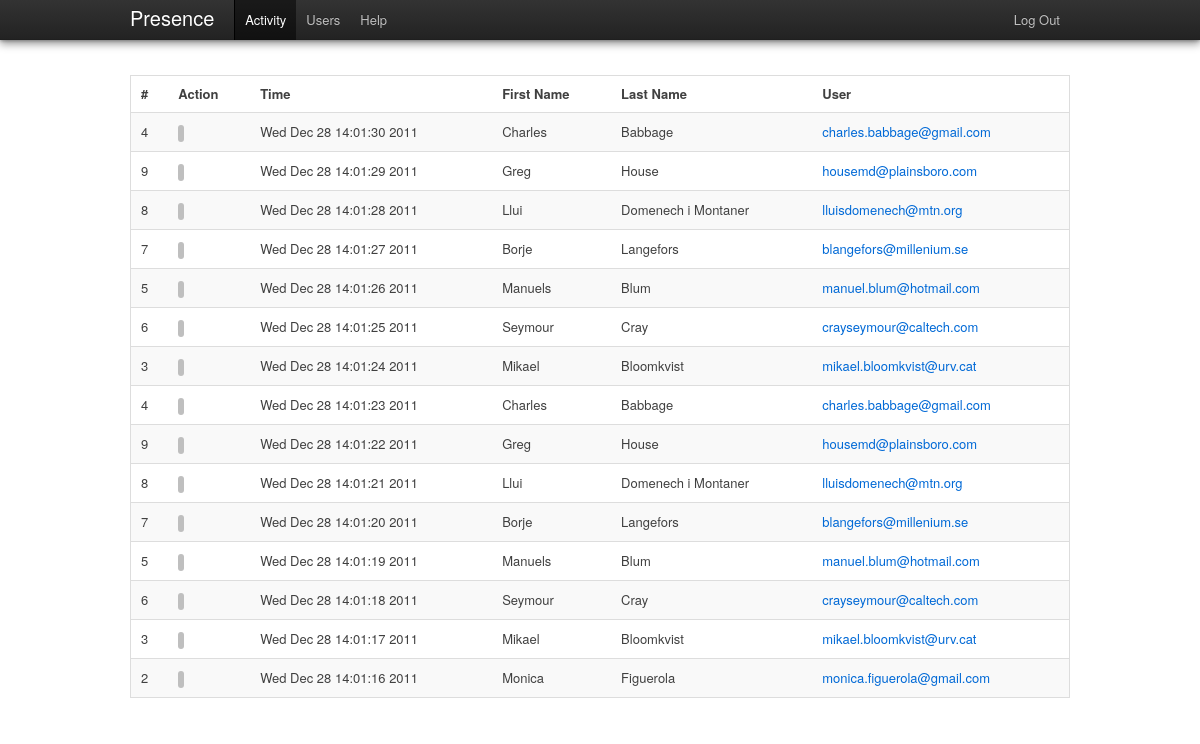
Page /admin/activity/ (signed in) on the earlier database version.
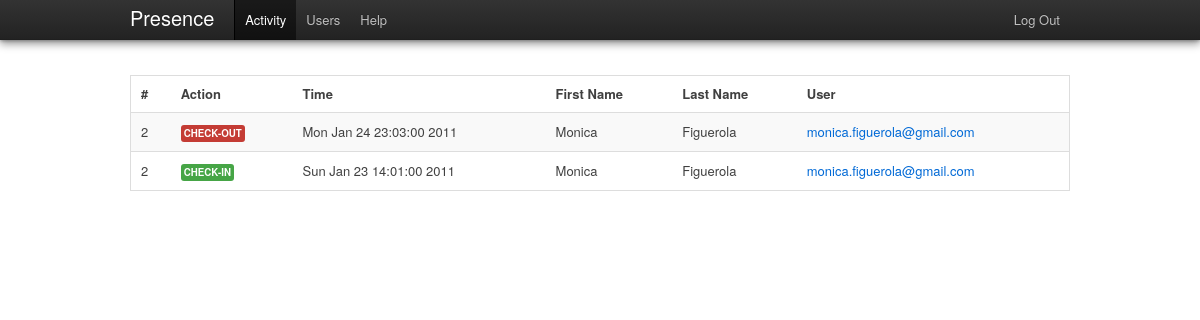
Same page on the later database version.
### tables this page shows
CREATE TABLE IF NOT EXISTS `presence_activity` (
  `id` int(11) NOT NULL AUTO_INCREMENT,
  `userid` varchar(250) NOT NULL,
  `action` varchar(50) NOT NULL,
  `timestamp` int(15) NOT NULL,
  PRIMARY KEY (`id`)
);

CREATE TABLE IF NOT EXISTS `presence_users` (
  `id` int(11) NOT NULL AUTO_INCREMENT,
  `email` varchar(150) NOT NULL,
  `password` varchar(50) NOT NULL,
  `role` varchar(20) NOT NULL,
  `firstname` varchar(200) NOT NULL,
  `lastname` varchar(300) NOT NULL,
  PRIMARY KEY (`id`)
);

### public/index.php (called while the page is built, shortened)
<?php
require_once (ROOT . '/config/config.php');
global $CONFIG;
$dependencies = new DependencyContainer($CONFIG);
$url = isset($_GET['url']) ? $_GET['url'] : null;
$role = isset($_SESSION['role']) ? $_SESSION['role'] : null;
if ($url == null && $role == null) {
    $controller = "AuthController";
    $action = "asklogin";
    $url_params = array();
} else if ($url == null && isset($role)) {
    $controller = ucfirst($role) . 'Controller';
    $action = 'activity';
    $url_params = array();
} else {
    $url_params = explode('/', $url);
    $controller = ucfirst(array_shift($url_params));
    $action = $url_params[0] == null ? 'activity' : array_shift($url_params);
}
$extra_params = $_POST;
new $controller($dependencies, $action, array_merge($url_params, $extra_params));

### config/config.php (called while the page is built)
<?php
unset($CONFIG);
$CONFIG['wwwroot'] = 'http://localhost/presence-manager';
$CONFIG['debug'] = 1;
$CONFIG['dbhost'] = 'localhost';
$CONFIG['dbname'] = 'presence';
$CONFIG['dbuser'] = 'rboloc';
$CONFIG['dbpassword'] = 'doremi';

### app/model.class.php (called while the page is built, shortened)
<?php
class Model{
    public function __construct($dependencies){
        $this->_db = $dependencies->get_db();
    }
}

### lib/DependencyContainer.php (called while the page is built)
<?php
class DependencyContainer {
    private $_instances = array();
    private $_params = array();
    public function __construct($params) {
        $this->_params = $params;
    }
    public function get_db() {
        if (empty($this->_instances['db']) ||
                !is_a($this->_instances, 'PDO')) {
            $this->_instances['db'] = new PDO(
                            "mysql:host=" . $this->_params['dbhost'] . ";
                 dbname=" . $this->_params['dbname'],
                            $this->_params['dbuser'],
                            $this->_params['dbpassword']
            );
        }
        return $this->_instances['db'];
    }
}

### app/models/ActivityModel.php (called while the page is built, shortened)
<?php
class ActivityModel extends Model {
    public function __construct($dependencies) {
        $this->_table = 'presence_activity';
    }
    public function get_all_activity() {
		$sql = "SELECT pu.id, pa.userid, pa.action, pa.timestamp, pu.firstname, pu.lastname, pu.email
				FROM " . $this->_table . " pa
				JOIN presence_users pu ON pa.userid = pu.id
				ORDER BY pa.timestamp DESC LIMIT 15";
        $st = $this->_db->prepare($sql);
        $st->execute();
        return $st->fetchAll(PDO::FETCH_ASSOC);
    }
}

### app/controllers/AdminController.php (called while the page is built, shortened)
<?php
class AdminController extends Controller {
    private $_activity_model;
    public function __construct($dependencies, $action, $params) {
        global $CONFIG;
        $this->_dependencies = $dependencies;
        $this->_activity_model = new ActivityModel($this->_dependencies);
        if ($this->check_role('admin') && method_exists($this, $action)) {
            $this->$action($params);
        } else {
            Helper::redirect($CONFIG['wwwroot'] . '/error/notfound');
        }
    }
    public function activity() {
        $this->_view = new AdminActivityView($this->_activity_model->get_all_activity());
    }
}

### lib/Helper.php (called while the page is built, shortened)
<?php
class Helper{
	static function get_event_description($event) {
        switch ($event) {
            case 'checkin': return 'Check-In';
            case 'checkout': return 'Check-Out';
		}
	}
    static function get_label_for_action($action){
       switch ($action) {
            case 'checkin': return 'success';
            case 'checkout': return 'important';
		}
    }
}

### app/views/AdminActivityView.php (the view, shortened to what this page needs)
<?php
class AdminActivityView extends View {
    private $_entries;
    public function __construct($entries, $alert = null) {
        $this->_entries = $entries;
    }
    public function menu() {
        global $CONFIG;
        return '
			<ul class="nav">
				<li class="active"><a href="' . $CONFIG['wwwroot'] . '/admin/activity">Activity</a></li>
                <li><a href="' . $CONFIG['wwwroot'] . '/admin/users">Users</a></li>
                <li><a href="' . $CONFIG['wwwroot'] . '/admin/help">Help</a></li>
            </ul>
            <ul class="nav secondary-nav">
				<li><a href="' . $CONFIG['wwwroot'] . '/auth/logout">Log Out</a></li>
            </ul>';
    }
    public function content() {
        global $CONFIG;
        $activity_table_content = '';
        if (!empty($this->_entries)) {
            foreach ($this->_entries as $entry) {
                $activity_table_content .=
                '<tr>
					<td>' . $entry['id'] . '</td>
					<td><span class="label ' . Helper::get_label_for_action($entry['action']). '">' . Helper::get_event_description($entry['action']) . '</span></td>
					<td>' . date('D M j G:i:s Y', $entry['timestamp']) . '</td>
					<td>' . utf8_encode($entry['firstname']) . '</td>
                    <td>' . utf8_encode($entry['lastname']) . '</td>
					<td><a href="'.$CONFIG['wwwroot'].'/admin/user_details/'.$entry['id'].'">' . $entry['email'] . '</a></td>
				 </tr>
				';
            }
        }
        return '
			<table id="activity_table" class="zebra-striped ">
				<thead>
					<tr>
						<th>#</th>
						<th>Action</th>
						<th>Time</th>
						<th>First Name</th>
                        <th>Last Name</th>
						<th>User</th>
					</tr>
				</thead>
				<tbody>' . $activity_table_content . '
				</tbody>
			</table>
			';
    }
}

### app/view.class.php (shortened to what this page needs)
<?php
abstract class View {
    private $_title;
    protected $_alert;
    public function __construct($alert) {
        $this->_alert = $alert;
    }
    public function __destruct() {
        $this->render();
    }
    private function render() {
        global $CONFIG, $STRINGS;
        echo '<!DOCTYPE html>';
        echo '<html lang="en">
                <head>
                <meta charset="utf-8">
                    <title>' . $this->_title . ' | ' . $STRINGS['brand'] . '</title>
                    <link rel="stylesheet" href="' . $CONFIG['wwwroot'] . '/public/css/lib/twitter-bootstrap/bootstrap.min.css" type="text/css">
                    <link rel="stylesheet" href="' . $CONFIG['wwwroot'] . '/public/css/screen.css" type="text/css">
                    <link rel="shortcut icon" href="' . $CONFIG['wwwroot'] . '/public/img/favicon.ico">
                    <script type="text/javascript" src="' . $CONFIG['wwwroot'] . '/public/js/jquery-1.7.1.min.js"></script>
                    <script type="text/javascript" src="' . $CONFIG['wwwroot'] . '/public/js/bootstrap-alerts.js"></script>
                </head>
                <body>
					<div class="topbar" id="topbar-container">
						<div class="topbar-inner">
							<div class="container">
								<a class="brand" href="' . $CONFIG['wwwroot'] . '">Presence</a>
                '.$this->menu().'
				            </div>
						</div>
					</div>
                    <div class="container">
                    '.$this->_alert.'
                    '.$this->content().'
                    </div>
                </body>
                  ';
        echo '</html>';
    }
    protected function title($title) {
        $this->_title = $title;
    }
}

### public/css/screen.css (style rules this page uses)
html { overflow-y:scroll; }
body { padding-top: 75px; }
.topbar { box-shadow: #999999 0px 4px 8px 0; }
table { border: 1px solid #DDDDDD; }
.brand { border-right: 1px solid black !important; }

Differences in the rows shown:
removed presence_activity: userid "4", timestamp "Wed Dec 28 14:01:30 2011", userid.firstname "Charles", userid.lastname "Babbage", userid.email "charles.babbage@gmail.com"
removed presence_activity: userid "9", timestamp "Wed Dec 28 14:01:29 2011", userid.firstname "Greg", userid.lastname "House", userid.email "housemd@plainsboro.com"
removed presence_activity: userid "8", timestamp "Wed Dec 28 14:01:28 2011", userid.firstname "Llui", userid.lastname "Domenech i Montaner", userid.email "lluisdomenech@mtn.org"
removed presence_activity: userid "7", timestamp "Wed Dec 28 14:01:27 2011", userid.firstname "Borje", userid.lastname "Langefors", userid.email "blangefors@millenium.se"
removed presence_activity: userid "5", timestamp "Wed Dec 28 14:01:26 2011", userid.firstname "Manuels", userid.lastname "Blum", userid.email "manuel.blum@hotmail.com"
removed presence_activity: userid "6", timestamp "Wed Dec 28 14:01:25 2011", userid.firstname "Seymour", userid.lastname "Cray", userid.email "crayseymour@caltech.com"
removed presence_activity: userid "3", timestamp "Wed Dec 28 14:01:24 2011", userid.firstname "Mikael", userid.lastname "Bloomkvist", userid.email "mikael.bloomkvist@urv.cat"
removed presence_activity: userid "4", timestamp "Wed Dec 28 14:01:23 2011", userid.firstname "Charles", userid.lastname "Babbage", userid.email "charles.babbage@gmail.com"
removed presence_activity: userid "9", timestamp "Wed Dec 28 14:01:22 2011", userid.firstname "Greg", userid.lastname "House", userid.email "housemd@plainsboro.com"
removed presence_activity: userid "8", timestamp "Wed Dec 28 14:01:21 2011", userid.firstname "Llui", userid.lastname "Domenech i Montaner", userid.email "lluisdomenech@mtn.org"
removed presence_activity: userid "7", timestamp "Wed Dec 28 14:01:20 2011", userid.firstname "Borje", userid.lastname "Langefors", userid.email "blangefors@millenium.se"
removed presence_activity: userid "5", timestamp "Wed Dec 28 14:01:19 2011", userid.firstname "Manuels", userid.lastname "Blum", userid.email "manuel.blum@hotmail.com"
removed presence_activity: userid "6", timestamp "Wed Dec 28 14:01:18 2011", userid.firstname "Seymour", userid.lastname "Cray", userid.email "crayseymour@caltech.com"
removed presence_activity: userid "3", timestamp "Wed Dec 28 14:01:17 2011", userid.firstname "Mikael", userid.lastname "Bloomkvist", userid.email "mikael.bloomkvist@urv.cat"
changed presence_activity: action (not shown) → "CHECK-OUT"; timestamp "Wed Dec 28 14:01:16 2011" → "Mon Jan 24 23:03:00 2011"
now on this page (row edited): presence_activity: userid "2", action "CHECK-IN", timestamp "Sun Jan 23 14:01:00 2011", userid.firstname "Monica", userid.lastname "Figuerola", userid.email "monica.figuerola@gmail.com"
